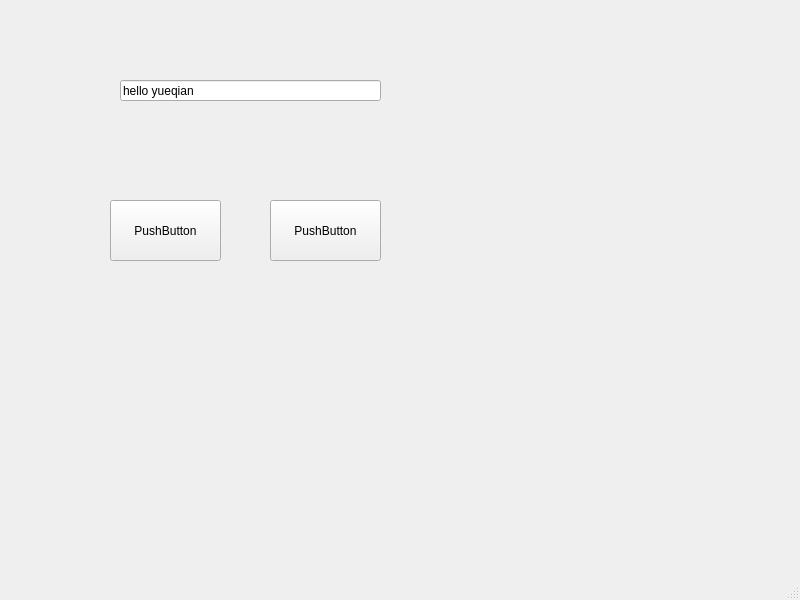
<?xml version="1.0" encoding="UTF-8"?>
<ui version="4.0">
 <class>MainWindow</class>
 <widget class="QMainWindow" name="MainWindow">
  <property name="geometry">
   <rect>
    <x>0</x>
    <y>0</y>
    <width>800</width>
    <height>600</height>
   </rect>
  </property>
  <property name="windowTitle">
   <string>MainWindow</string>
  </property>
  <widget class="QWidget" name="centralwidget">
   <widget class="QPushButton" name="pushButton">
    <property name="geometry">
     <rect>
      <x>110</x>
      <y>200</y>
      <width>111</width>
      <height>61</height>
     </rect>
    </property>
    <property name="text">
     <string>PushButton</string>
    </property>
   </widget>
   <widget class="QPushButton" name="pushButton_2">
    <property name="geometry">
     <rect>
      <x>270</x>
      <y>200</y>
      <width>111</width>
      <height>61</height>
     </rect>
    </property>
    <property name="text">
     <string>PushButton</string>
    </property>
   </widget>
   <widget class="QLineEdit" name="lineEdit">
    <property name="geometry">
     <rect>
      <x>120</x>
      <y>80</y>
      <width>261</width>
      <height>21</height>
     </rect>
    </property>
    <property name="text">
     <string>hello yueqian</string>
    </property>
   </widget>
  </widget>
  <widget class="QMenuBar" name="menubar">
   <property name="geometry">
    <rect>
     <x>0</x>
     <y>0</y>
     <width>800</width>
     <height>17</height>
    </rect>
   </property>
  </widget>
  <widget class="QStatusBar" name="statusbar"/>
 </widget>
 <resources/>
 <connections/>
</ui>
